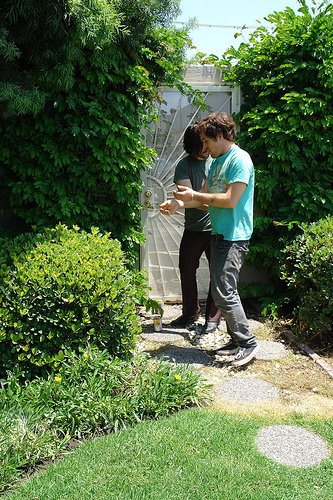
#> input picture printImage/show/target.jpg, 333 x 500 px
$ python Main.py
#> lines starting #> are read from the running program, lines starting #| are printed output that depends on the picture
# -*- coding:utf-8 -*-
from PIL import ImageDraw
from PIL import Image


def draw_pic(im, data_list):
    """
    画图
    :param data_list: 坐标点列表
    :return:
    """
    draw = ImageDraw.Draw(im)
    color_list = [(255, 0, 0), (0, 255, 0), (255, 255, 0), (160, 32, 240), (0, 0, 255), (0, 255, 255)]
    for i in range(len(data_list)):
        draw.line((data_list[i][0], data_list[i][1]) + (data_list[i][2], data_list[i][1]),
                  fill=color_list[int(i % len(color_list))], width=1)
        draw.line((data_list[i][0], data_list[i][1]) + (data_list[i][0], data_list[i][3]),
                  fill=color_list[int(i % len(color_list))], width=1)

        draw.line((data_list[i][0], data_list[i][3]) + (data_list[i][2], data_list[i][3]),
                  fill=color_list[int(i % len(color_list))], width=1)
        draw.line((data_list[i][2], data_list[i][1]) + (data_list[i][2], data_list[i][3]),
                  fill=color_list[int(i % len(color_list))], width=1)
    im.save('result.jpg')
    pass


def main():
    im = Image.open('./show/target.jpg')
#> im is the input picture: PIL image 333x500 RGB; mean R, G, B 89.1, 110.9, 71.8
    data_list = [[159, 125, 219, 335], [197, 110, 261, 373] , [1, 220, 211, 473], [276, 215, 332, 337],
                  [137, 110, 261, 373], [207, 144, 257, 244], [173, 156, 217, 236], [207, 144, 257, 244],
                 [180, 125, 206, 156], [198, 114, 240, 146], [273, 184, 198, 203], [159, 198, 191, 255]]
    draw_pic(im, data_list)
#> in draw_pic, `im.save('result.jpg')`:
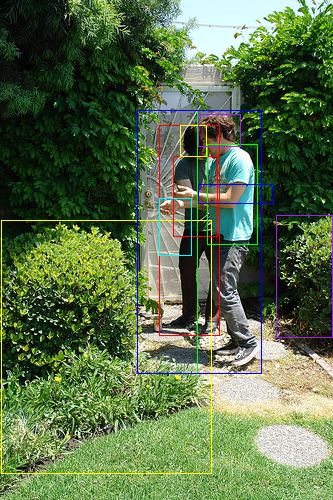
#> saved as result.jpg: PIL image 333x500 RGB; mean R, G, B 90.2, 111.4, 72.6
    pass


if __name__ == '__main__':
    main()
